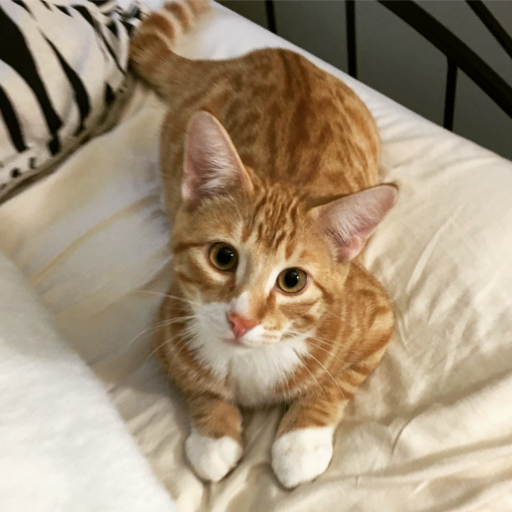
#> input picture dip_pics/cat_small.png, 512 x 512 px
$ jupyter execute --allow-errors imfilter_highpass_demo.ipynb   (shell and % lines are left out)
#> lines starting #> are read from the running program, lines starting #| are printed output that depends on the picture
### dip_utils/vis_utils.py
'''
Image Processing Visualization Utilities
stough, 202-

Includes RGB color cube and three-channel histogramming.
Also a lab_uniform, which normalizes the perceived intensity of
custom colormaps.
'''

import matplotlib.pyplot as plt
import numpy as np
import skimage.color as color
# from mpl_toolkits.mplot3d import Axes3D
from matplotlib import cm # all the colormaps...

from matplotlib import animation
from IPython.display import HTML, Image
import cv2
import os


# [187 lines left out: functions vis_rgb_cube, vis_hsv_cube, vis_lab_cube, vis_ybr_cube, vis_image, not called in this run]


def vis_hists(I, bins = 256):
    '''
    vis_hists(I): plot the image and its three-channel histograms together.
    '''
#     assert len(I.shape)==3 and I.shape[-1]==3, \
#            f'vis_hists Error: I.shape should be 3-channel, got {I.shape}.'

    _, allbins = np.histogram(I.ravel(), bins=bins)

    f, axarr = plt.subplots(1,2, figsize=(9, 3))

    axarr[0].imshow(I, cmap=[None, 'gray'][len(I.shape)==2]) #https://matplotlib.org/api/_as_gen/matplotlib.pyplot.imshow.html
    axarr[0].set_title('Image')

    if len(I.shape) == 2:
        axarr[1].hist(I.ravel(), allbins, alpha = .8, label = 'gray', color = 'k');
    else:
        axarr[1].hist(I[...,0].ravel(), allbins, alpha = .6, label = 'red', color = 'r');
        axarr[1].hist(I[...,1].ravel(), allbins, alpha = .6, label = 'green', color = 'g');
        axarr[1].hist(I[...,2].ravel(), allbins, alpha = .6, label = 'blue', color = 'b');
    axarr[1].legend(loc = 'upper right');
    plt.tight_layout()


def vis_pair(I, J, figsize = (8,3), shared = True,
             first_title = 'Original', second_title = 'New',
             show_ticks = True, **kwargs):
    '''
    vis_pair(I, J, figsize = (8,3), shared = True, first_title = 'Original', second_title = 'New'):
    produce a plot of images I and J together. By default takes care of sharing axes to provide
    a little 1x2 plot without all the coding.
    '''
    f, ax = plt.subplots(1,2, figsize=figsize, sharex = shared, sharey = shared)
    ax[0].imshow(I, **kwargs)
    ax[0].set_title(first_title)
    ax[1].imshow(J, **kwargs)
    ax[1].set_title(second_title)

    if not show_ticks:
        [a.axes.get_xaxis().set_visible(False) for a in ax];
        [a.axes.get_yaxis().set_visible(False) for a in ax];

    plt.tight_layout()

# [133 lines left out: functions vis_triple, lab_uniform, vis_surface, loadvideo, makeVideo, not called in this run]

### dip_utils/matrix_utils.py
"""
Simple Matrix Utilities
stough, 202-
"""

import numpy as np

# Given an ndarray, returns a tuple of info...
def arr_info(arr):
    """
    arr_info(arr): return a tuple of shape, type, min, and max for the ndarray arr.
    """
    return arr.shape, arr.dtype, arr.min(), arr.max()


# [9 lines left out: function make_linmap, not called in this run]

### SpatialFiltering/imfilter_highpass_demo.ipynb
# Exploring spatial filtering, high pass
Joshua Stough
DIP 3.6 on high-pass. See [correlate](https://docs.scipy.org/doc/scipy/reference/generated/scipy.ndimage.correlate.html)

Here we're going to look at the high-pass spatial filter, which derives from the local second derivative. See [these cool visualizations](http://campar.in.tum.de/Chair/HaukeHeibelGaussianDerivatives) of the Gaussian and its derivatives, and [read here](https://homepages.inf.ed.ac.uk/rbf/HIPR2/log.htm).

[cell 1]
import matplotlib.pyplot as plt
import numpy as np

# For spatial filtering/operations
from scipy.ndimage import (correlate,
                           convolve)

# For importing from alternative directory sources
import sys
sys.path.insert(0, '../dip_utils')

from matrix_utils import (arr_info,
                          make_linmap)
from vis_utils import (vis_rgb_cube,
                       vis_hists,
                       vis_pair)

plt.style.use('dark_background')

[cell 2]
I = plt.imread('../dip_pics/cat_small.png').astype('float')
arr_info(I)

[cell 3]
vis_hists(I)
#> in vis_hists, `_, allbins = np.histogram(I.ravel(), bins=bins)`: allbins = 257 values from 0 to 1
#> (the call stopped at in vis_hists, `f, axarr = plt.subplots(1,2, figsize=(9, 3))`: IPython is not available in this run)

[cell 4]
# The image includes an alpha channel that we're not going to need.
I = I[...,:3].copy()
#> I: shape (512, 512, 3) float64
arr_info(I)

&nbsp;

## High-pass filtering, involves computing a pixel's difference from its neighborhood

[cell 5]
laplace_h = -1*np.ones((3,3))
laplace_h[1,1] = 8
laplace_h

[cell 6]
I_laplace = np.stack([correlate(I[...,i], laplace_h) for i in range(3)], axis=-1)
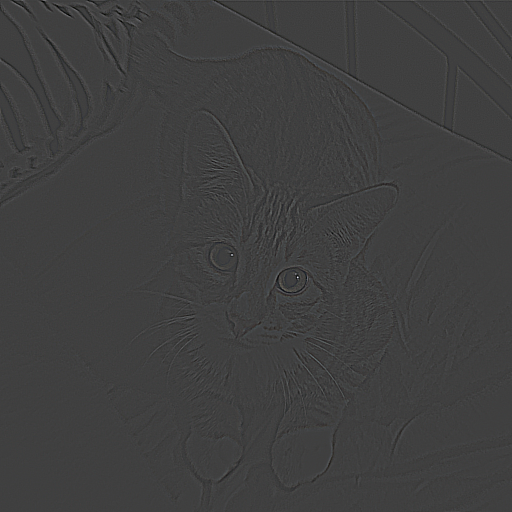
#> I_laplace: shape (512, 512, 3) float64; mean R, G, B 0, 0, 0; drawn with min black and max white

[cell 7]
vis_pair(I, I_laplace)
#> (the call stopped at in vis_pair, `f, ax = plt.subplots(1,2, figsize=figsize, sharex = shared, sharey = s..`: IPython is not available in this run)

&nbsp;

## Some fraction of the LaPlace can simply be added to the original image
to enhance edges.

[cell 8]
def addLap(frac):
#> called with frac = 0.5
    global I, I_laplace
    temp = I + frac*I_laplace
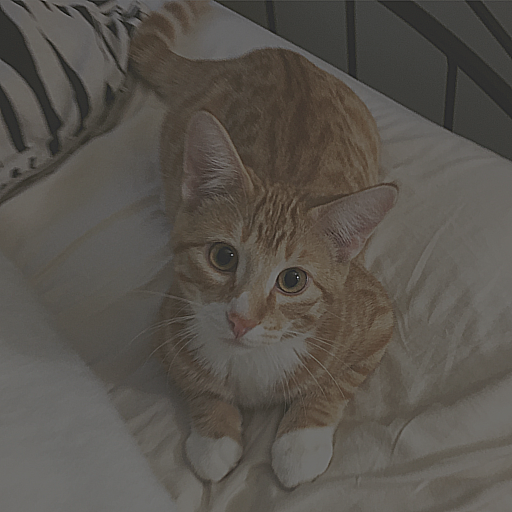
#> temp: shape (512, 512, 3) float64; mean R, G, B 0.638, 0.568, 0.474; drawn with min black and max white
    return np.clip(temp, 0,1)
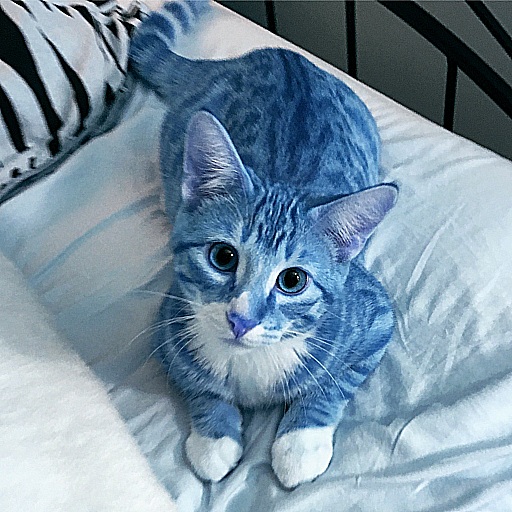
#> returned value: shape (512, 512, 3) float64; mean of channels 0, 1, 2 0.638, 0.569, 0.475; drawn as B, G, R

I_halfL = addLap(.5)
I_1L = addLap(1)
#> call 2 of addLap, with frac = 1
#> in addLap (call 2), `temp = I + frac*I_laplace`:
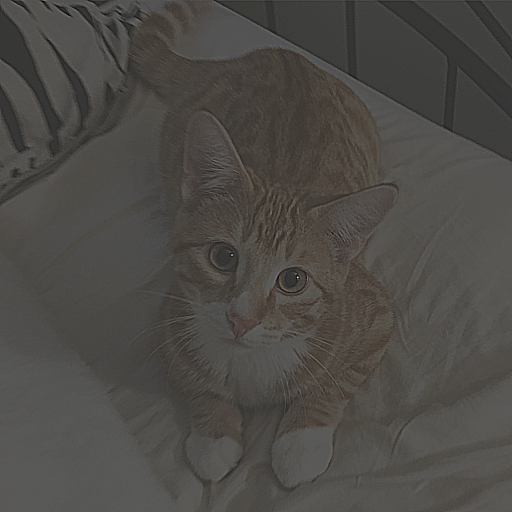
#> temp: shape (512, 512, 3) float64; mean R, G, B 0.638, 0.568, 0.474; drawn with min black and max white
#> in addLap (call 2), `return np.clip(temp, 0,1)`:
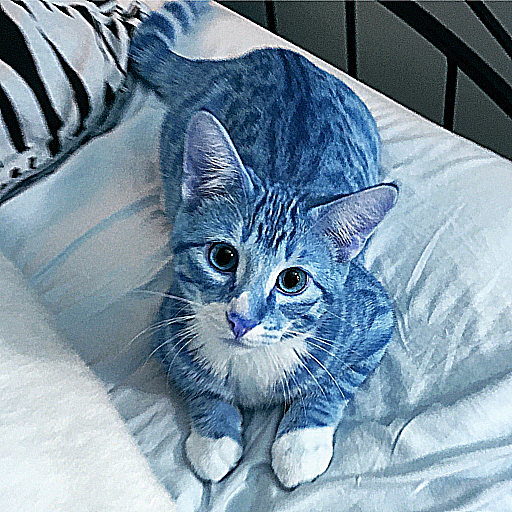
#> returned value: shape (512, 512, 3) float64; mean of channels 0, 1, 2 0.639, 0.571, 0.479; drawn as B, G, R
I_2L = addLap(2)
#> call 3 of addLap, with frac = 2
#> in addLap (call 3), `return np.clip(temp, 0,1)`:
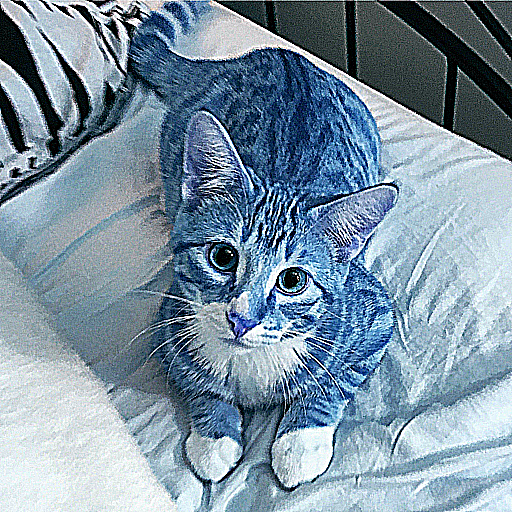
#> returned value: shape (512, 512, 3) float64; mean of channels 0, 1, 2 0.637, 0.573, 0.487; drawn as B, G, R

#> (a cell that did not finish here is left out)

&nbsp;

## Interactive Visualization

See [jupyter-matplotlib](https://github.com/matplotlib/jupyter-matplotlib/blob/master/examples/ipympl.ipynb)

[cell 10]
from ipywidgets import VBox, FloatSlider

plt.ioff()
plt.clf()
#> (this line was passed over: IPython is not available in this run)

slider = FloatSlider(
    orientation='horizontal',
    value=1.0,
    min=0.00,
    max=5.0,
    description='How much Laplace to add'
)

fig_args = {'num':' ', 'frameon':True, 'sharex':True, 'sharey':True}
#> (the rest of this cell did not finish here and is left out)

&nbsp;

## Activity: Exploring Different Laplacian Filters

**Objective:** Compare the effects of different Laplacian filter kernels and scales on edge enhancement.

So far, we've used a simple 3×3 Laplacian kernel. However, the Laplacian can be approximated at different scales using Gaussian derivatives. This allows us to detect or enhance edges at different levels of detail.

**Task:** Experiment with the Gaussian Laplacian at different sigma values to see how the scale of edge detection changes.

Try the following:

```python
from scipy.ndimage import gaussian_laplace
I_log = np.stack([gaussian_laplace(I[...,i], sigma=2) for i in range(3)], axis=-1)
```

Then add different amounts of this scaled Laplacian to the original image, similar to what we did before. Compare the results:

- How do the edges detected at sigma=1 differ from sigma=2 or sigma=4?
- What happens to fine details versus coarse structures as you increase sigma?
- Can you create an interactive slider that varies both the sigma value AND the fraction of Laplacian added?

**Challenge:** Modify the `addLap` function or create a new function that accepts both a sigma parameter and a fraction parameter, then use it with an interactive widget to explore the parameter space (i.e., scale of the laplacian and amount of the laplacian to add).

$ run again, with dip_pics/candy.png copied over dip_pics/cat_small.png
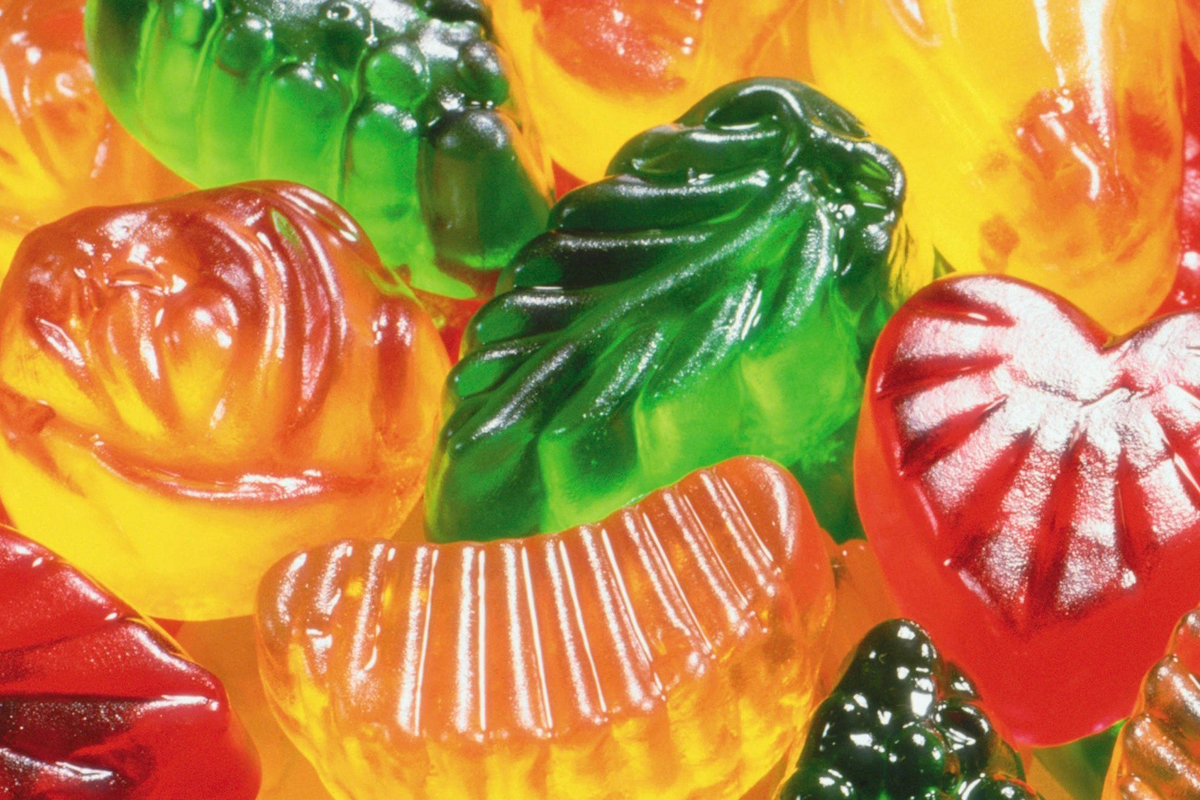
#> input picture dip_pics/candy.png, 1200 x 800 px
#> allbins = 257 values from 0 to 1
#> in addLap, `return np.clip(temp, 0,1)`:
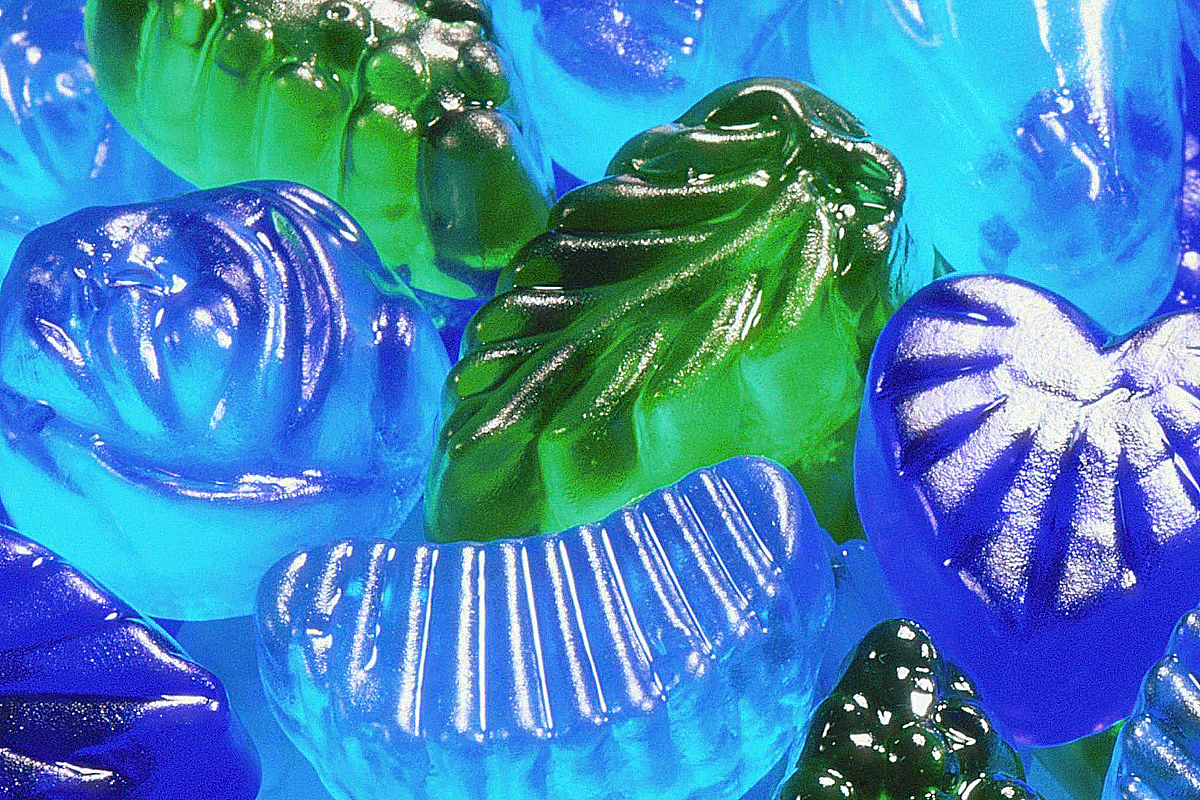
#> returned value: shape (800, 1200, 3) float64; mean of channels 0, 1, 2 0.717, 0.535, 0.26; drawn as B, G, R
#> in addLap (call 2), `temp = I + frac*I_laplace`:
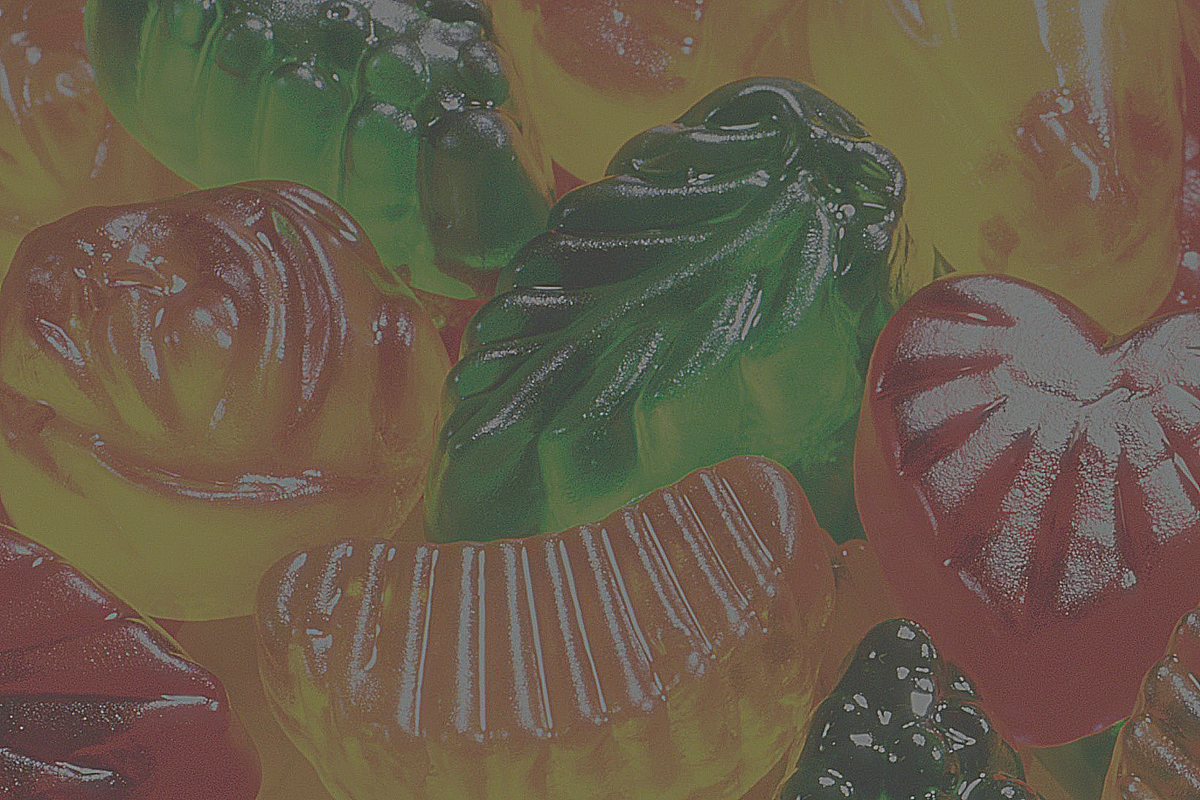
#> temp: shape (800, 1200, 3) float64; mean R, G, B 0.722, 0.536, 0.261; drawn with min black and max white

$ run again, with dip_pics/colormaps.png copied over dip_pics/cat_small.png
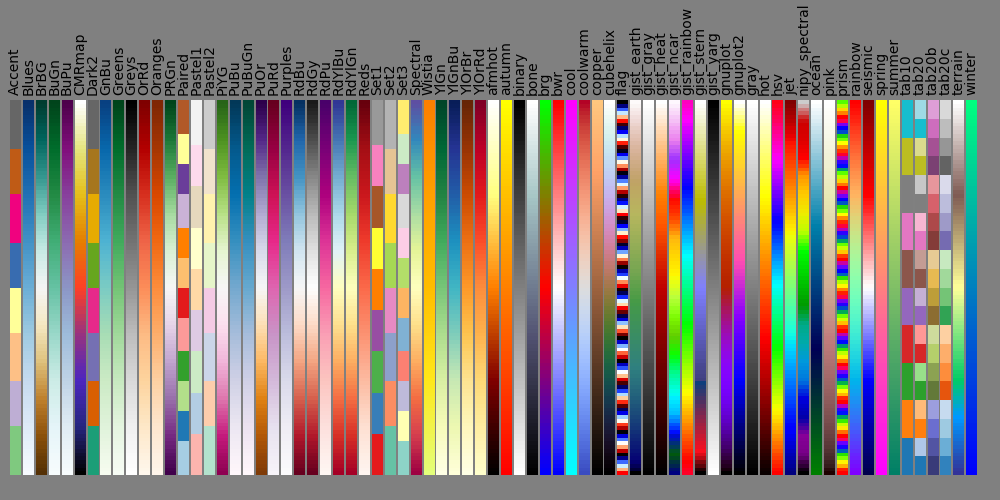
#> input picture dip_pics/colormaps.png, 1000 x 500 px
#> allbins = 257 values from 0 to 1
#> in addLap, `temp = I + frac*I_laplace`:
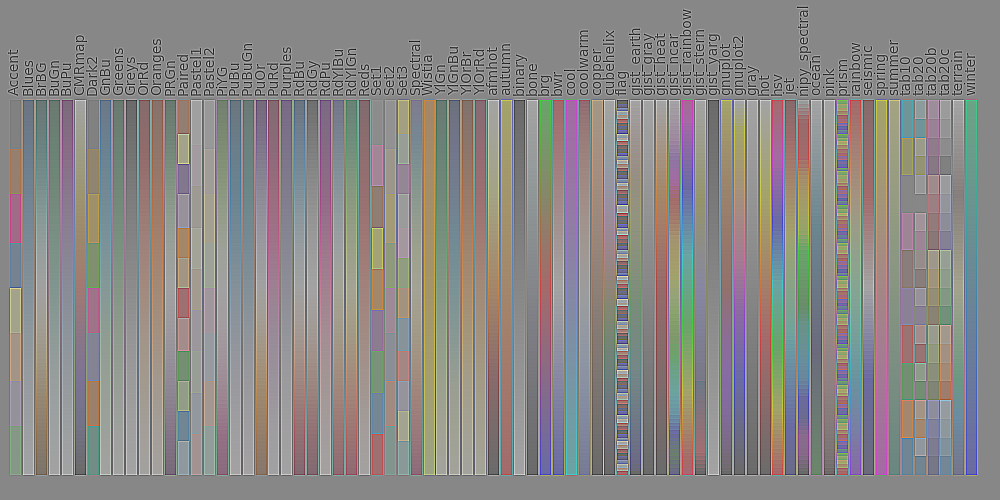
#> temp: shape (500, 1000, 3) float64; mean R, G, B 0.567, 0.519, 0.496; drawn with min black and max white
#> in addLap (call 2), `return np.clip(temp, 0,1)`:
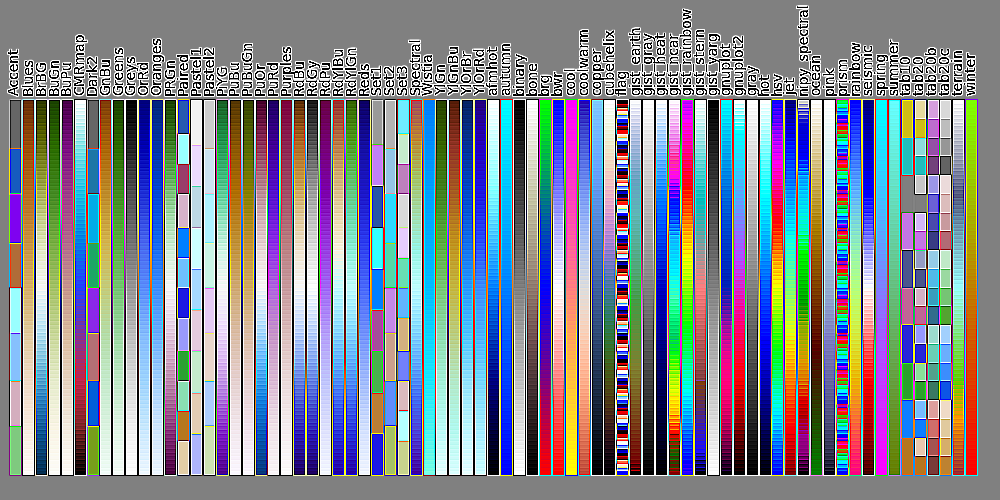
#> returned value: shape (500, 1000, 3) float64; mean of channels 0, 1, 2 0.571, 0.533, 0.513; drawn as B, G, R
